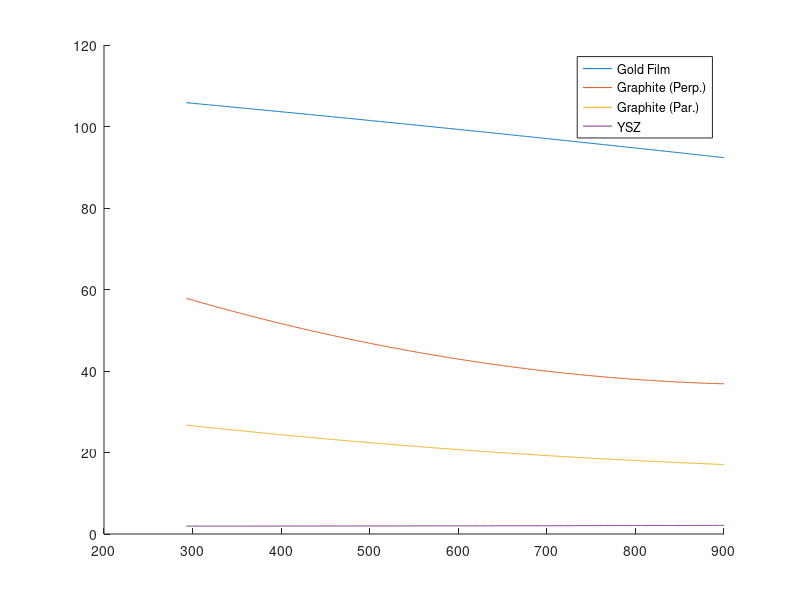

Write MATLAB code to recreate this figure. (Note: this script raises an error after producing the figure.)
clear; clc; close all;

T = 293:900;

data_fits = load("true_mat_params.mat");

graphite_k_perp = (3*polyval(data_fits.graphite.k_eff, T) - polyval(data_fits.graphite.k_par, T))/2;

figure; hold on;
plot(T, polyval(data_fits.gold_film.k, T))
plot(T, graphite_k_perp)
plot(T, polyval(data_fits.graphite.k_par, T))
plot(T, polyval(data_fits.ZrO2.k, T))

legend("Gold Film", "Graphite (Perp.)", "Graphite (Par.)", "YSZ", Interpreter="latex")
xlabel("Temperature [K]", Interpreter="latex")
ylabel("Thermal Conductivity [W/m/K]", Interpreter="latex")

figure; hold on;
plot(T, polyval(data_fits.gold_film.c, T).*polyval(data_fits.gold_film.rho, T))
plot(T, polyval(data_fits.graphite.c, T).*polyval(data_fits.graphite.rho, T))
plot(T, polyval(data_fits.ZrO2.c, T).*polyval(data_fits.ZrO2.rho, T))

legend("Gold Film", "Graphite", "YSZ", Interpreter="latex")
xlabel("Temperature [K]", Interpreter="latex")
ylabel("Volumetric Heat [J/cc/K]", Interpreter="latex")

figure; hold on;
plot(T, polyval(data_fits.gold_film.k, T)./(polyval(data_fits.gold_film.c, T).*polyval(data_fits.gold_film.rho, T)))
plot(T, graphite_k_perp./(polyval(data_fits.graphite.c, T).*polyval(data_fits.graphite.rho, T)))
plot(T, polyval(data_fits.graphite.k_par, T)./(polyval(data_fits.graphite.c, T).*polyval(data_fits.graphite.rho, T)))
plot(T, polyval(data_fits.ZrO2.k, T)./(polyval(data_fits.ZrO2.c, T).*polyval(data_fits.ZrO2.rho, T)))

legend("Gold Film", "Graphite (Perp.)", "Graphite (Par.)", "YSZ", Interpreter="latex")
xlabel("Temperature [K]", Interpreter="latex")
ylabel("Thermal Diffusivity [mm$^2$/s]", Interpreter="latex")

graphite_k_eff = comsol_fun(data_fits.graphite.k_eff, "[W/m/K]")
graphite_k_par = comsol_fun(data_fits.graphite.k_par, "[W/m/K]")
graphite_c = comsol_fun(data_fits.graphite.c, "[J/g/K]")
graphite_rho = comsol_fun(data_fits.graphite.rho, "[g/cm^3]")

gold_k = comsol_fun(data_fits.gold_film.k, "[W/m/K]")
gold_c = comsol_fun(data_fits.gold_film.c, "[J/g/K]")
gold_rho = comsol_fun(data_fits.gold_film.rho, "[g/cm^3]")

YSZ_k = comsol_fun(data_fits.ZrO2.k, "[W/m/K]")
YSZ_c = comsol_fun(data_fits.ZrO2.c, "[J/g/K]")
YSZ_rho = comsol_fun(data_fits.ZrO2.rho, "[g/cm^3]")

data_fits.gold_film.alpha
data_fits.ZrO2.alpha
data_fits.graphite.alpha

function cmd = comsol_fun(p, units)
    pow = (length(p)-1:-1:0);
    cmd = strjoin(string(compose('%.4g', p)) + units + "*T^" + pow + "[1/K^" + pow + "]", " + ");
end
